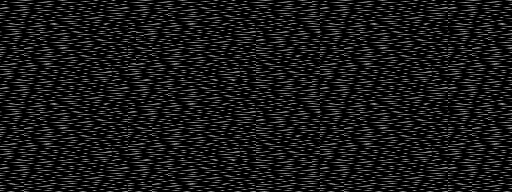

Rendered tile map (Tiled .tmx) drawn with the repository's tilesets; below, a short description and the full map source, tile grids included:
An orthogonal 64x24 tile map with 8x8 px tiles, 1 tile layer (Tile Layer 1).

<map version="1.10" tiledversion="1.11.2" orientation="orthogonal" renderorder="right-down" width="64" height="24" tilewidth="8" tileheight="8" infinite="0" nextlayerid="2" nextobjectid="1">
 <editorsettings>
  <export target="../csv/static.csv" format="csv" />
 </editorsettings>
 <tileset firstgid="1" name="static" tilewidth="8" tileheight="8" tilecount="16" columns="16">
  <image source="../../graphics/tiles/static4bpp.png" width="128" height="8" />
 </tileset>
 <layer id="1" name="Tile Layer 1" width="64" height="24">
  <data encoding="csv">
2,3,4,5,6,7,8,9,10,11,12,13,14,15,16,2,3,4,5,6,7,8,9,10,11,12,13,14,15,16,2,3,4,5,6,7,8,9,10,8,2,3,4,5,6,7,8,9,10,11,12,13,14,15,16,2,2,3,4,5,6,7,8,9,
5,6,7,8,9,10,11,12,13,14,15,16,2,3,4,5,6,7,8,9,10,5,6,7,8,9,10,11,12,13,14,15,16,2,3,4,5,6,7,8,5,6,7,8,9,10,11,12,13,14,15,16,2,3,4,5,5,6,7,8,9,10,11,12,
11,12,13,14,15,16,2,3,4,5,6,7,8,9,10,11,12,13,14,15,16,2,3,4,5,6,7,8,9,10,11,12,13,14,15,16,2,3,4,5,11,12,13,14,15,16,2,3,4,5,6,7,8,9,10,11,11,12,13,14,15,16,2,3,
3,4,5,6,7,8,9,10,11,12,13,14,15,16,2,3,2,3,4,5,6,7,8,9,10,11,12,13,14,15,16,2,12,13,14,15,16,2,3,4,3,4,5,6,7,8,9,10,11,12,13,14,15,16,2,3,3,4,5,6,7,8,9,10,
6,7,8,9,10,5,6,7,8,9,10,11,12,13,14,15,16,5,7,8,9,10,11,12,13,14,15,16,2,3,4,5,2,3,4,5,6,7,8,9,6,7,8,9,10,5,6,7,8,9,10,11,12,13,14,15,6,7,8,9,10,5,6,7,
12,13,14,15,16,2,3,4,5,6,7,8,9,10,11,12,11,12,13,14,15,16,2,3,4,5,6,7,8,9,10,11,5,6,7,8,9,10,11,12,12,13,14,15,16,2,3,4,5,6,7,8,9,10,11,12,12,13,14,15,16,2,3,4,
8,9,10,5,6,7,8,9,10,11,12,13,14,15,16,2,8,9,10,5,6,7,8,9,10,11,12,13,14,15,16,2,4,5,6,7,8,9,10,11,8,9,10,5,6,7,8,9,10,11,12,13,14,15,16,2,8,9,10,5,6,7,8,9,
14,15,16,2,3,4,5,6,7,8,9,10,11,12,13,14,15,15,16,2,3,4,5,6,7,8,9,10,11,12,13,14,11,12,13,14,15,16,2,3,14,15,16,2,3,4,5,6,7,8,9,10,11,12,13,14,14,15,16,2,3,4,5,6,
4,5,6,7,8,9,10,11,12,13,14,15,16,2,12,13,4,5,6,7,8,9,10,11,12,13,14,15,16,2,12,13,8,9,10,11,12,13,14,15,4,5,6,7,8,9,10,11,12,13,14,15,16,2,12,13,4,5,6,7,8,9,10,11,
7,8,9,10,11,12,13,14,15,16,2,3,4,5,2,3,7,8,9,10,11,12,13,14,15,16,2,3,4,5,2,3,5,6,7,8,9,10,11,12,7,8,9,10,11,12,13,14,15,16,2,3,4,5,2,3,7,8,9,10,11,12,13,14,
2,3,4,5,6,7,8,9,10,11,12,13,14,15,16,2,3,4,5,6,7,8,9,10,11,12,13,14,15,16,2,3,4,5,6,7,8,9,10,8,2,3,4,5,6,7,8,9,10,11,12,13,14,15,16,2,2,3,4,5,6,7,8,9,
5,6,7,8,9,10,11,12,13,14,15,16,2,3,4,5,6,7,8,9,10,5,6,7,8,9,10,11,12,13,14,15,16,2,3,4,5,6,7,8,5,6,7,8,9,10,11,12,13,14,15,16,2,3,4,5,5,6,7,8,9,10,11,12,
11,12,13,14,15,16,2,3,4,5,6,7,8,9,10,11,12,13,14,15,16,2,3,4,5,6,7,8,9,10,11,12,13,14,15,16,2,3,4,5,11,12,13,14,15,16,2,3,4,5,6,7,8,9,10,11,11,12,13,14,15,16,2,3,
3,4,5,6,7,8,9,10,11,12,13,14,15,16,2,3,2,3,4,5,6,7,8,9,10,11,12,13,14,15,16,2,12,13,14,15,16,2,3,4,3,4,5,6,7,8,9,10,11,12,13,14,15,16,2,3,3,4,5,6,7,8,9,10,
6,7,8,9,10,5,6,7,8,9,10,11,12,13,14,15,5,6,7,8,9,10,11,12,13,14,15,16,2,3,4,5,2,3,4,5,6,7,8,9,6,7,8,9,10,5,6,7,8,9,10,11,12,13,14,15,6,7,8,9,10,5,6,7,
12,13,14,15,16,2,3,4,5,6,7,8,9,10,11,12,11,12,13,14,15,16,2,3,4,5,6,7,8,9,10,11,5,6,7,8,9,10,11,12,12,13,14,15,16,2,3,4,5,6,7,8,9,10,11,12,12,13,14,15,16,2,3,4,
8,9,10,5,6,7,8,9,10,11,12,13,14,15,16,2,8,9,10,5,6,7,8,9,10,11,12,13,14,15,16,2,4,5,6,7,8,9,10,11,8,9,10,5,6,7,8,9,10,11,12,13,14,15,16,2,8,9,10,5,6,7,8,9,
14,15,16,2,3,4,5,6,7,8,9,10,11,12,13,14,14,15,16,2,3,4,5,6,7,8,9,10,11,12,13,14,11,12,13,14,15,16,2,3,14,15,16,2,3,4,5,6,7,8,9,10,11,12,13,14,14,15,16,2,3,4,5,6,
4,5,6,7,8,9,10,11,12,13,14,15,16,2,12,13,4,5,6,7,8,9,10,11,12,13,14,15,16,2,12,13,8,9,10,11,12,13,14,15,4,5,6,7,8,9,10,11,12,13,14,15,16,2,12,13,4,5,6,7,8,9,10,11,
7,8,9,10,11,12,13,14,15,16,2,3,4,5,2,3,7,8,9,10,11,12,13,14,15,16,2,3,4,5,2,3,5,6,7,8,9,10,11,12,7,8,9,10,11,12,13,14,15,16,2,3,4,5,2,3,7,8,9,10,11,12,13,14,
2,3,4,5,6,7,8,9,10,11,12,13,14,15,16,2,3,4,5,6,7,8,9,10,11,12,13,14,15,16,2,3,4,5,6,7,8,9,10,8,2,3,4,5,6,7,8,9,10,11,12,13,14,15,16,2,2,3,4,5,6,7,8,9,
5,6,7,8,9,10,11,12,13,14,15,16,2,3,4,5,6,7,8,9,10,5,6,7,8,9,10,11,12,13,14,15,16,2,3,4,5,6,7,8,5,6,7,8,9,10,11,12,13,14,15,16,2,3,4,5,5,6,7,8,9,10,11,12,
11,12,13,14,15,16,2,3,4,5,6,7,8,9,10,11,12,13,14,15,16,2,3,4,5,6,7,8,9,10,11,12,13,14,15,16,2,3,4,5,11,12,13,14,15,16,2,3,4,5,6,7,8,9,10,11,11,12,13,14,15,16,2,3,
8,9,10,5,6,7,8,9,10,11,12,13,14,15,16,2,8,9,10,5,6,7,8,9,10,11,12,13,14,15,16,2,4,5,6,7,8,9,10,11,8,9,10,5,6,7,8,9,10,11,12,13,14,15,16,2,8,9,10,5,6,7,8,9
</data>
 </layer>
</map>